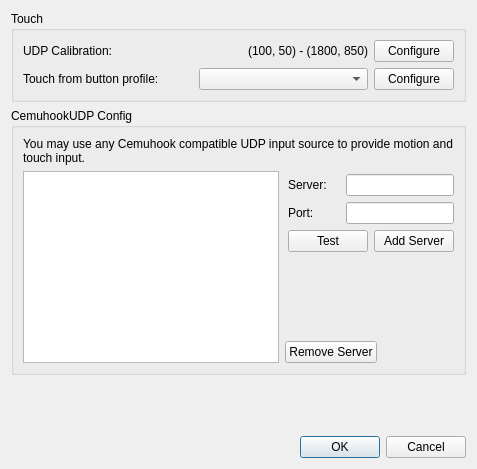
<?xml version="1.0" encoding="UTF-8"?>
<ui version="4.0">
 <class>ConfigureMotionTouch</class>
 <widget class="QDialog" name="ConfigureMotionTouch">
  <property name="windowTitle">
   <string>Configure Motion / Touch</string>
  </property>
  <property name="styleSheet">
   <string notr="true"/>
  </property>
  <layout class="QVBoxLayout">
   <item>
    <widget class="QGroupBox" name="touch_group_box">
     <property name="title">
      <string>Touch</string>
     </property>
     <layout class="QVBoxLayout">
      <item>
       <layout class="QHBoxLayout">
        <item>
         <widget class="QLabel" name="touch_calibration_label">
          <property name="text">
           <string>UDP Calibration:</string>
          </property>
         </widget>
        </item>
        <item>
         <widget class="QLabel" name="touch_calibration">
          <property name="text">
           <string>(100, 50) - (1800, 850)</string>
          </property>
          <property name="alignment">
           <set>Qt::AlignRight|Qt::AlignTrailing|Qt::AlignVCenter</set>
          </property>
         </widget>
        </item>
        <item>
         <widget class="QPushButton" name="touch_calibration_config">
          <property name="sizePolicy">
           <sizepolicy hsizetype="Maximum" vsizetype="Fixed">
            <horstretch>0</horstretch>
            <verstretch>0</verstretch>
           </sizepolicy>
          </property>
          <property name="text">
           <string>Configure</string>
          </property>
         </widget>
        </item>
       </layout>
      </item>
      <item>
       <layout class="QHBoxLayout">
         <item>
           <widget class="QLabel" name="touch_from_button_label">
             <property name="text">
               <string>Touch from button profile:</string>
             </property>
           </widget>
         </item>
        <item>
         <widget class="QComboBox" name="touch_from_button_map"/>
        </item>
        <item>
         <widget class="QPushButton" name="touch_from_button_config_btn">
          <property name="sizePolicy">
           <sizepolicy hsizetype="Maximum" vsizetype="Fixed">
            <horstretch>0</horstretch>
            <verstretch>0</verstretch>
           </sizepolicy>
          </property>
          <property name="text">
           <string>Configure</string>
          </property>
         </widget>
        </item>
       </layout>
      </item>
     </layout>
    </widget>
   </item>
   <item>
    <widget class="QGroupBox" name="udp_config_group_box">
     <property name="title">
      <string>CemuhookUDP Config</string>
     </property>
     <layout class="QVBoxLayout">
      <item>
       <widget class="QLabel" name="udp_help">
        <property name="text">
         <string>You may use any Cemuhook compatible UDP input source to provide motion and touch input.</string>
        </property>
        <property name="alignment">
         <set>Qt::AlignLeading|Qt::AlignLeft|Qt::AlignTop</set>
        </property>
        <property name="wordWrap">
         <bool>true</bool>
        </property>
       </widget>
      </item>
      <item>
       <layout class="QHBoxLayout" name="horizontalLayout">
        <item>
         <widget class="QListView" name="udp_server_list"/>
        </item>
        <item>
         <layout class="QVBoxLayout" name="verticalLayout">
          <property name="leftMargin">
           <number>0</number>
          </property>
          <property name="topMargin">
           <number>0</number>
          </property>
          <property name="rightMargin">
           <number>0</number>
          </property>
          <property name="bottomMargin">
           <number>0</number>
          </property>
          <item>
           <layout class="QHBoxLayout">
            <property name="leftMargin">
             <number>3</number>
            </property>
            <property name="topMargin">
             <number>3</number>
            </property>
            <property name="rightMargin">
             <number>0</number>
            </property>
            <item>
             <widget class="QLabel" name="udp_server_label">
              <property name="text">
               <string>Server:</string>
              </property>
             </widget>
            </item>
            <item>
             <widget class="QLineEdit" name="udp_server">
              <property name="sizePolicy">
               <sizepolicy hsizetype="Minimum" vsizetype="Fixed">
                <horstretch>0</horstretch>
                <verstretch>0</verstretch>
               </sizepolicy>
              </property>
             </widget>
            </item>
           </layout>
          </item>
          <item>
           <layout class="QHBoxLayout">
            <property name="leftMargin">
             <number>3</number>
            </property>
            <property name="rightMargin">
             <number>0</number>
            </property>
            <item>
             <widget class="QLabel" name="udp_port_label">
              <property name="text">
               <string>Port:</string>
              </property>
             </widget>
            </item>
            <item>
             <widget class="QLineEdit" name="udp_port">
              <property name="sizePolicy">
               <sizepolicy hsizetype="Minimum" vsizetype="Fixed">
                <horstretch>0</horstretch>
                <verstretch>0</verstretch>
               </sizepolicy>
              </property>
             </widget>
            </item>
           </layout>
          </item>
          <item>
           <layout class="QHBoxLayout">
            <property name="leftMargin">
             <number>3</number>
            </property>
            <property name="rightMargin">
             <number>0</number>
            </property>
            <item>
             <widget class="QPushButton" name="udp_test">
              <property name="sizePolicy">
               <sizepolicy hsizetype="Maximum" vsizetype="Fixed">
                <horstretch>0</horstretch>
                <verstretch>0</verstretch>
               </sizepolicy>
              </property>
              <property name="text">
               <string>Test</string>
              </property>
             </widget>
            </item>
            <item>
             <widget class="QPushButton" name="udp_add">
              <property name="sizePolicy">
               <sizepolicy hsizetype="Maximum" vsizetype="Fixed">
                <horstretch>0</horstretch>
                <verstretch>0</verstretch>
               </sizepolicy>
              </property>
              <property name="text">
               <string>Add Server</string>
              </property>
             </widget>
            </item>
           </layout>
          </item>
          <item>
           <spacer name="verticalSpacer_3">
            <property name="orientation">
             <enum>Qt::Vertical</enum>
            </property>
            <property name="sizeHint" stdset="0">
             <size>
              <width>20</width>
              <height>40</height>
             </size>
            </property>
           </spacer>
          </item>
          <item>
           <layout class="QHBoxLayout" name="horizontalLayout_2">
            <property name="topMargin">
             <number>0</number>
            </property>
            <item>
             <widget class="QPushButton" name="udp_remove">
              <property name="sizePolicy">
               <sizepolicy hsizetype="Maximum" vsizetype="Fixed">
                <horstretch>0</horstretch>
                <verstretch>0</verstretch>
               </sizepolicy>
              </property>
              <property name="text">
               <string>Remove Server</string>
              </property>
             </widget>
            </item>
            <item>
             <spacer name="horizontalSpacer_2">
              <property name="orientation">
               <enum>Qt::Horizontal</enum>
              </property>
              <property name="sizeHint" stdset="0">
               <size>
                <width>40</width>
                <height>20</height>
               </size>
              </property>
             </spacer>
            </item>
           </layout>
          </item>
         </layout>
        </item>
       </layout>
      </item>
     </layout>
    </widget>
   </item>
   <item>
    <spacer>
     <property name="orientation">
      <enum>Qt::Vertical</enum>
     </property>
     <property name="sizeHint" stdset="0">
      <size>
       <width>167</width>
       <height>55</height>
      </size>
     </property>
    </spacer>
   </item>
   <item>
    <widget class="QDialogButtonBox" name="buttonBox">
     <property name="standardButtons">
      <set>QDialogButtonBox::Cancel|QDialogButtonBox::Ok</set>
     </property>
    </widget>
   </item>
  </layout>
 </widget>
 <resources/>
 <connections/>
</ui>
